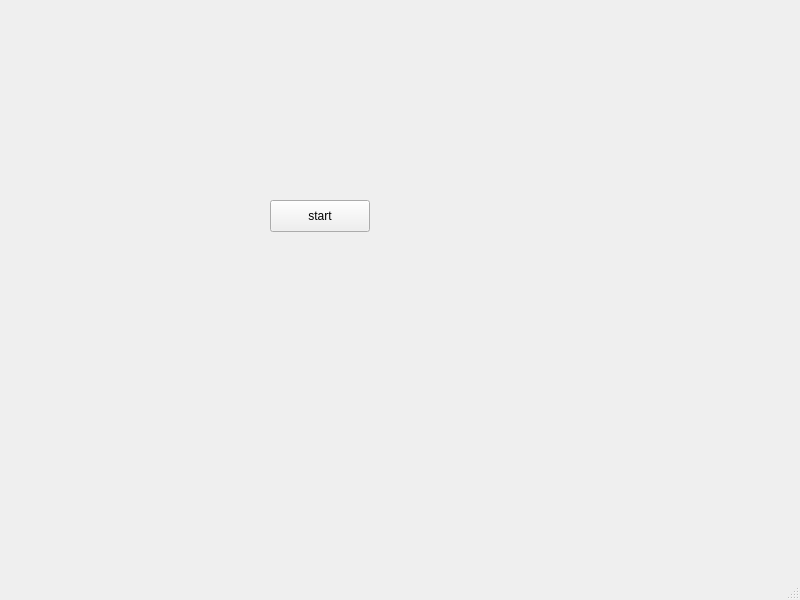
<?xml version="1.0" encoding="UTF-8"?>
<ui version="4.0">
 <class>OtherMainWindow</class>
 <widget class="QMainWindow" name="OtherMainWindow">
  <property name="geometry">
   <rect>
    <x>0</x>
    <y>0</y>
    <width>800</width>
    <height>600</height>
   </rect>
  </property>
  <property name="windowTitle">
   <string>MainWindow</string>
  </property>
  <widget class="QWidget" name="centralwidget">
   <widget class="QPushButton" name="pushButton">
    <property name="geometry">
     <rect>
      <x>270</x>
      <y>200</y>
      <width>100</width>
      <height>32</height>
     </rect>
    </property>
    <property name="text">
     <string>start</string>
    </property>
   </widget>
  </widget>
  <widget class="QMenuBar" name="menubar">
   <property name="geometry">
    <rect>
     <x>0</x>
     <y>0</y>
     <width>800</width>
     <height>36</height>
    </rect>
   </property>
  </widget>
  <widget class="QStatusBar" name="statusbar"/>
 </widget>
 <resources/>
 <connections/>
</ui>
